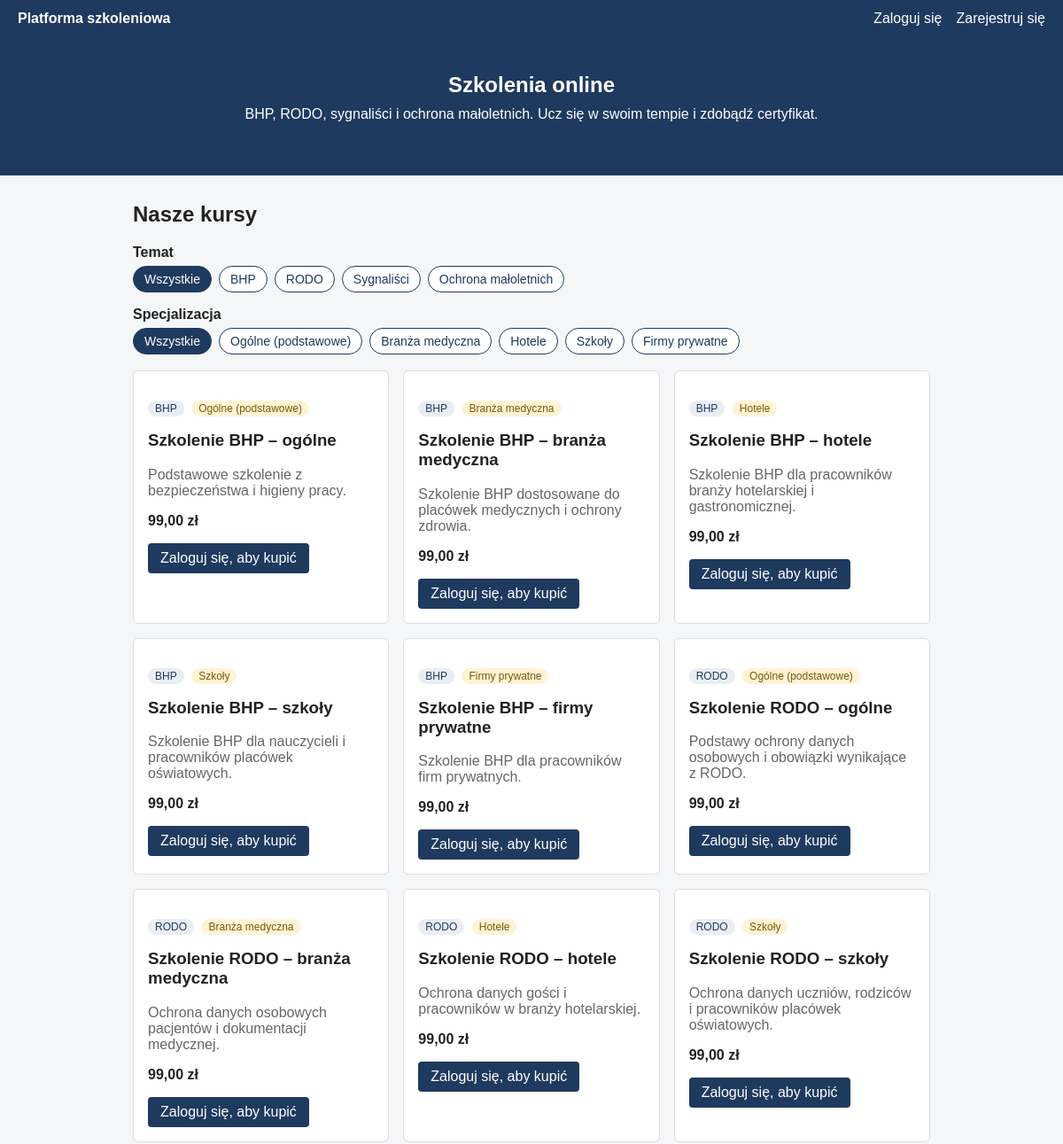
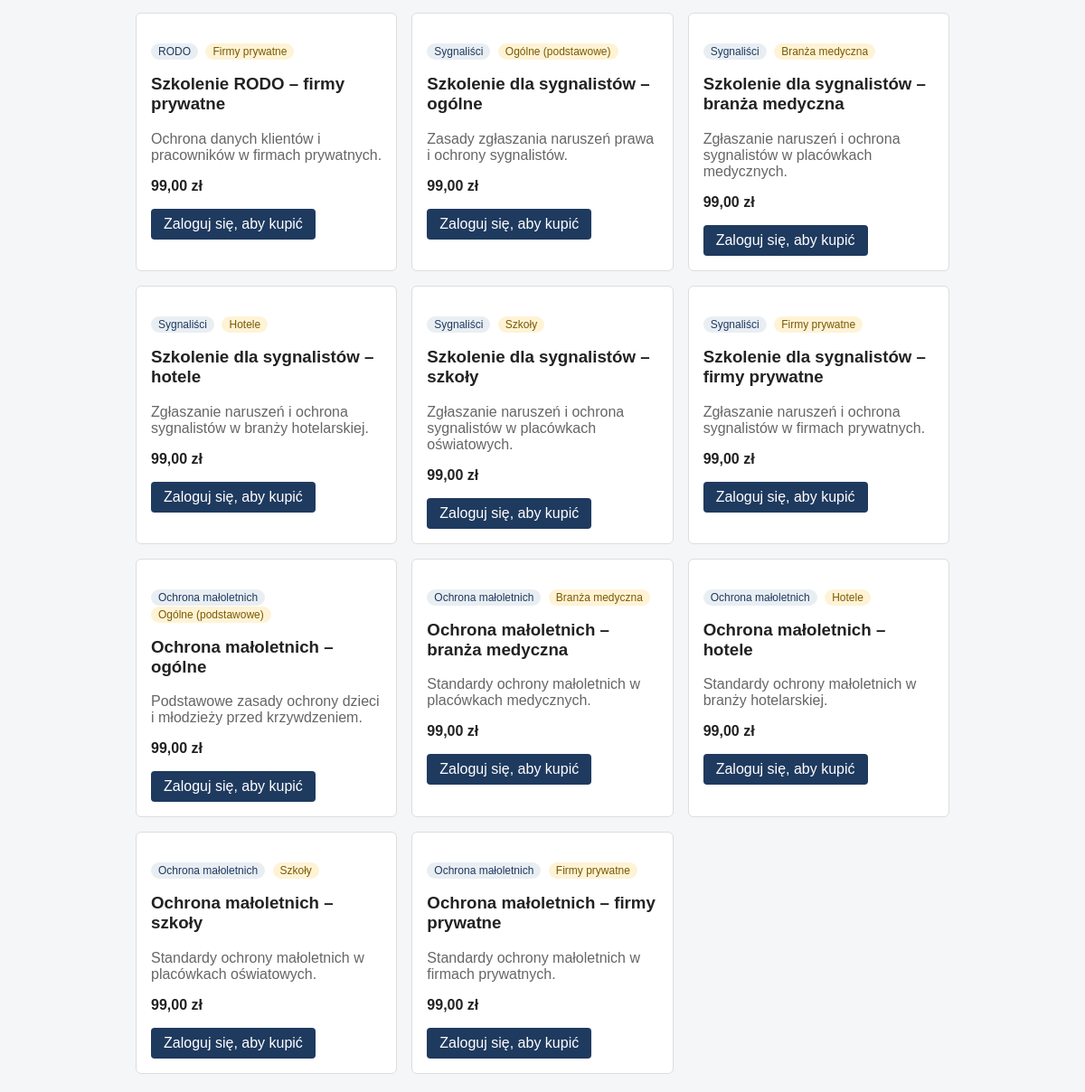
The page / on the database its author committed (2 pictures, top to bottom).
### tables this page shows
CREATE TABLE `courses` (
  `id` int(11) NOT NULL,
  `title` varchar(200) NOT NULL,
  `description` text DEFAULT NULL,
  `topic` enum('bhp','rodo','sygnalisci','ochrona_maloletnich') NOT NULL DEFAULT 'bhp',
  `specialization` enum('ogolne','medyczna','hotele','szkoly','firmy') NOT NULL DEFAULT 'ogolne',
  `price` decimal(8,2) NOT NULL DEFAULT 0.00,
  `is_published` tinyint(1) NOT NULL DEFAULT 0,
  `created_at` timestamp NOT NULL DEFAULT current_timestamp()
);

### includes/labels.php (called while the page is built)
<?php
$topicLabels = [
    'bhp'                 => 'BHP',
    'rodo'                => 'RODO',
    'sygnalisci'          => 'Sygnaliści',
    'ochrona_maloletnich' => 'Ochrona małoletnich',
];
$specLabels = [
    'ogolne'   => 'Ogólne (podstawowe)',
    'medyczna' => 'Branża medyczna',
    'hotele'   => 'Hotele',
    'szkoly'   => 'Szkoły',
    'firmy'    => 'Firmy prywatne',
];

### public/index.php (the view, shortened to what this page needs)
<?php
require __DIR__ . '/../config/db.php';
require __DIR__ . '/../includes/labels.php';
$role = $_SESSION['role'] ?? null;
$topic = $_GET['topic'] ?? '';
$spec  = $_GET['spec'] ?? '';
if (!isset($topicLabels[$topic])) { $topic = ''; }
if (!isset($specLabels[$spec]))   { $spec = ''; }
$sql    = 'SELECT id, title, description, topic, specialization, price
           FROM courses WHERE is_published = 1';
$params = [];
$sql .= ' ORDER BY topic, specialization, title';
$stmt = $pdo->prepare($sql);
$stmt->execute($params);
$courses = $stmt->fetchAll(PDO::FETCH_ASSOC);
function filterUrl($topic, $spec) {
    $q = array_filter(['topic' => $topic, 'spec' => $spec], fn($v) => $v !== '');
    return 'index.php' . ($q ? '?' . http_build_query($q) : '');
}
?>
<!DOCTYPE html>
<html lang="pl">
<head>
  <link rel="stylesheet" href="../css/style.css">
</head>
<body>
<nav class="nav">
  <a href="index.php"><strong>Platforma szkoleniowa</strong></a>
  <?php if ($role === null): ?>
    <a href="login.php">Zaloguj się</a>
    <a href="register.php">Zarejestruj się</a>
  <?php else: ?>
    <a href="<?= $role === 'admin' ? '../admin/index.php' : '../user/index.php' ?>">Mój panel</a>
    <a href="logout.php">Wyloguj się</a>
  <?php endif; ?>
</nav>
<section class="hero">
  <h1>Szkolenia online</h1>
  <p>BHP, RODO, sygnaliści i ochrona małoletnich. Ucz się w swoim tempie i zdobądź certyfikat.</p>
</section>
<main class="container">
  <h2>Nasze kursy</h2>
  <p class="filter-label">Temat</p>
  <div class="chips">
    <a class="chip <?= $topic === '' ? 'active' : '' ?>" href="<?= filterUrl('', $spec) ?>">Wszystkie</a>
    <?php foreach ($topicLabels as $key => $label): ?>
      <a class="chip <?= $topic === $key ? 'active' : '' ?>" href="<?= filterUrl($key, $spec) ?>">
        <?= htmlspecialchars($label) ?>
      </a>
    <?php endforeach; ?>
  </div>
  <p class="filter-label">Specjalizacja</p>
  <div class="chips">
    <a class="chip <?= $spec === '' ? 'active' : '' ?>" href="<?= filterUrl($topic, '') ?>">Wszystkie</a>
    <?php foreach ($specLabels as $key => $label): ?>
      <a class="chip <?= $spec === $key ? 'active' : '' ?>" href="<?= filterUrl($topic, $key) ?>">
        <?= htmlspecialchars($label) ?>
      </a>
    <?php endforeach; ?>
  </div>
  <br>
  <?php if (count($courses) === 0): ?>
    <p>Brak kursów dla wybranych filtrów.</p>
  <?php else: ?>
    <div class="cards">
      <?php foreach ($courses as $c): ?>
        <div class="card">
          <p>
            <span class="badge"><?= htmlspecialchars($topicLabels[$c['topic']]) ?></span>
            <span class="badge badge-spec"><?= htmlspecialchars($specLabels[$c['specialization']]) ?></span>
          </p>
          <h3><?= htmlspecialchars($c['title']) ?></h3>
          <p class="muted">
            <?= htmlspecialchars(mb_strimwidth($c['description'] ?? '', 0, 120, '...')) ?>
          </p>
          <p><strong><?= number_format($c['price'], 2, ',', ' ') ?> zł</strong></p>
          <?php if ($role === 'user'): ?>
            <a class="btn" href="../user/course.php?id=<?= $c['id'] ?>">Zobacz kurs</a>
          <?php elseif ($role === null): ?>
            <a class="btn" href="login.php">Zaloguj się, aby kupić</a>
          <?php endif; ?>
        </div>
      <?php endforeach; ?>
    </div>
  <?php endif; ?>
</main>
</body>
</html>

### css/style.css (style rules this page uses)
body { font-family: Arial, sans-serif; margin: 0; background: #f4f6f8; color: #222; }
.nav { background: #1f3a5f; padding: 12px 20px; display: flex; gap: 16px; align-items: center; flex-wrap: wrap; }
.nav a, .nav span { color: #fff; text-decoration: none; }
.container { max-width: 900px; margin: 20px auto; padding: 0 16px; }
.btn { display: inline-block; background: #1f3a5f; color: #fff; padding: 8px 14px; border-radius: 4px; text-decoration: none; border: 0; cursor: pointer; font-size: 16px; }
h2 { margin-top: 30px; }
.cards { display: grid; grid-template-columns: repeat(auto-fill, minmax(260px, 1fr)); gap: 16px; }
.card { background: #fff; border: 1px solid #ddd; border-radius: 6px; padding: 16px; }
.card h3 { margin-top: 0; }
.muted { color: #666; }
.hero { background: #1f3a5f; color: #fff; padding: 40px 20px; text-align: center; }
.hero h1 { margin: 0 0 10px; }
.hero p { margin: 0 0 20px; }
.filter-label { font-weight: bold; margin: 16px 0 6px; }
.chips { display: flex; flex-wrap: wrap; gap: 8px; }
.chip { padding: 6px 12px; border: 1px solid #1f3a5f; border-radius: 16px; color: #1f3a5f; text-decoration: none; background: #fff; font-size: 14px; }
.chip.active { background: #1f3a5f; color: #fff; }
.badge { display: inline-block; font-size: 12px; padding: 2px 8px; border-radius: 10px; background: #e9eef3; color: #1f3a5f; margin-right: 4px; }
.badge-spec { background: #fff3d6; color: #7a5a00; }

### rows shown on the page
courses: topic "BHP", specialization "Ogólne (podstawowe)", title "Szkolenie BHP – ogólne", description "Podstawowe szkolenie z bezpieczeństwa i higieny pracy.", price "99,00"
courses: topic "BHP", specialization "Branża medyczna", title "Szkolenie BHP – branża medyczna", description "Szkolenie BHP dostosowane do placówek medycznych i ochrony zdrowia.", price "99,00"
courses: topic "BHP", specialization "Hotele", title "Szkolenie BHP – hotele", description "Szkolenie BHP dla pracowników branży hotelarskiej i gastronomicznej.", price "99,00"
courses: topic "BHP", specialization "Szkoły", title "Szkolenie BHP – szkoły", description "Szkolenie BHP dla nauczycieli i pracowników placówek oświatowych.", price "99,00"
courses: topic "BHP", specialization "Firmy prywatne", title "Szkolenie BHP – firmy prywatne", description "Szkolenie BHP dla pracowników firm prywatnych.", price "99,00"
courses: topic "RODO", specialization "Ogólne (podstawowe)", title "Szkolenie RODO – ogólne", description "Podstawy ochrony danych osobowych i obowiązki wynikające z RODO.", price "99,00"
courses: topic "RODO", specialization "Branża medyczna", title "Szkolenie RODO – branża medyczna", description "Ochrona danych osobowych pacjentów i dokumentacji medycznej.", price "99,00"
courses: topic "RODO", specialization "Hotele", title "Szkolenie RODO – hotele", description "Ochrona danych gości i pracowników w branży hotelarskiej.", price "99,00"
courses: topic "RODO", specialization "Szkoły", title "Szkolenie RODO – szkoły", description "Ochrona danych uczniów, rodziców i pracowników placówek oświatowych.", price "99,00"
courses: topic "RODO", specialization "Firmy prywatne", title "Szkolenie RODO – firmy prywatne", description "Ochrona danych klientów i pracowników w firmach prywatnych.", price "99,00"
courses: topic "Sygnaliści", specialization "Ogólne (podstawowe)", title "Szkolenie dla sygnalistów – ogólne", description "Zasady zgłaszania naruszeń prawa i ochrony sygnalistów.", price "99,00"
courses: topic "Sygnaliści", specialization "Branża medyczna", title "Szkolenie dla sygnalistów – branża medyczna", description "Zgłaszanie naruszeń i ochrona sygnalistów w placówkach medycznych.", price "99,00"
courses: topic "Sygnaliści", specialization "Hotele", title "Szkolenie dla sygnalistów – hotele", description "Zgłaszanie naruszeń i ochrona sygnalistów w branży hotelarskiej.", price "99,00"
courses: topic "Sygnaliści", specialization "Szkoły", title "Szkolenie dla sygnalistów – szkoły", description "Zgłaszanie naruszeń i ochrona sygnalistów w placówkach oświatowych.", price "99,00"
courses: topic "Sygnaliści", specialization "Firmy prywatne", title "Szkolenie dla sygnalistów – firmy prywatne", description "Zgłaszanie naruszeń i ochrona sygnalistów w firmach prywatnych.", price "99,00"
courses: topic "Ochrona małoletnich", specialization "Ogólne (podstawowe)", title "Ochrona małoletnich – ogólne", description "Podstawowe zasady ochrony dzieci i młodzieży przed krzywdzeniem.", price "99,00"
courses: topic "Ochrona małoletnich", specialization "Branża medyczna", title "Ochrona małoletnich – branża medyczna", description "Standardy ochrony małoletnich w placówkach medycznych.", price "99,00"
courses: topic "Ochrona małoletnich", specialization "Hotele", title "Ochrona małoletnich – hotele", description "Standardy ochrony małoletnich w branży hotelarskiej.", price "99,00"
courses: topic "Ochrona małoletnich", specialization "Szkoły", title "Ochrona małoletnich – szkoły", description "Standardy ochrony małoletnich w placówkach oświatowych.", price "99,00"
courses: topic "Ochrona małoletnich", specialization "Firmy prywatne", title "Ochrona małoletnich – firmy prywatne", description "Standardy ochrony małoletnich w firmach prywatnych.", price "99,00"

### other values the page prints
$label "BHP"
$label "RODO"
$label "Sygnaliści"
$label "Ochrona małoletnich"
$label "Ogólne (podstawowe)"
$label "Branża medyczna"
$label "Hotele"
$label "Szkoły"
$label "Firmy prywatne"
